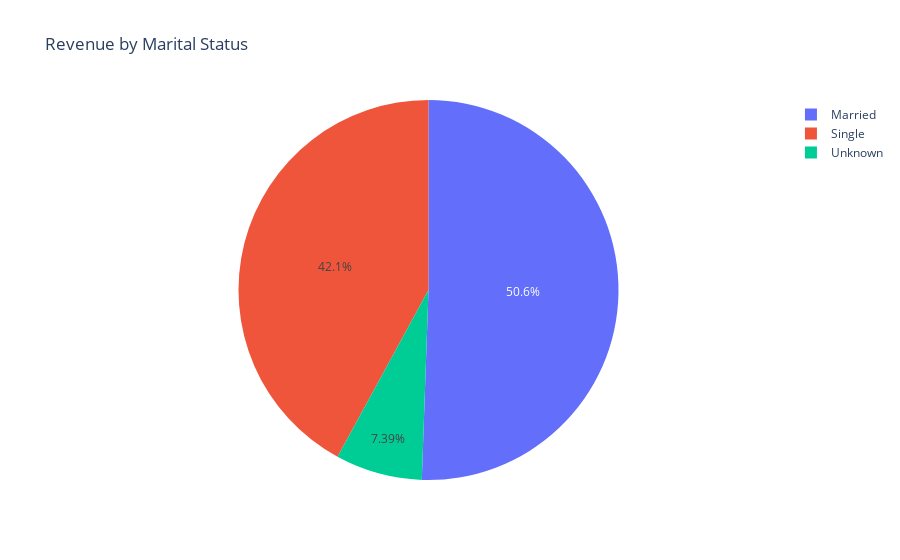

Notebook code cell kept with this figure:
### Markdown cell above
### Revenue by Marital Status

### Code cell
rev_status = merged_df.groupby('Marital_Status')['Revenue'].sum().reset_index()

fig = px.pie(rev_status, values='Revenue', names='Marital_Status', title='Revenue by Marital Status')

fig.show()

### Figure 1 — Plotly figure (JSON) as saved in the notebook; plotly's stock layout.template omitted (floating-point values rounded to 4 significant figures)
{"data": [{"domain": {"x": [0, 1], "y": [0, 1]}, "hovertemplate": "Marital_Status=%{label}<br>Revenue=%{value}<extra></extra>", "labels": ["Married", "Single", "Unknown"], "legendgroup": "", "name": "", "showlegend": true, "type": "pie", "values": [27970000.0, 23260000.0, 4085000.0]}], "layout": {"autosize": true, "legend": {"tracegroupgap": 0}, "title": {"text": "Revenue by Marital Status"}}}
